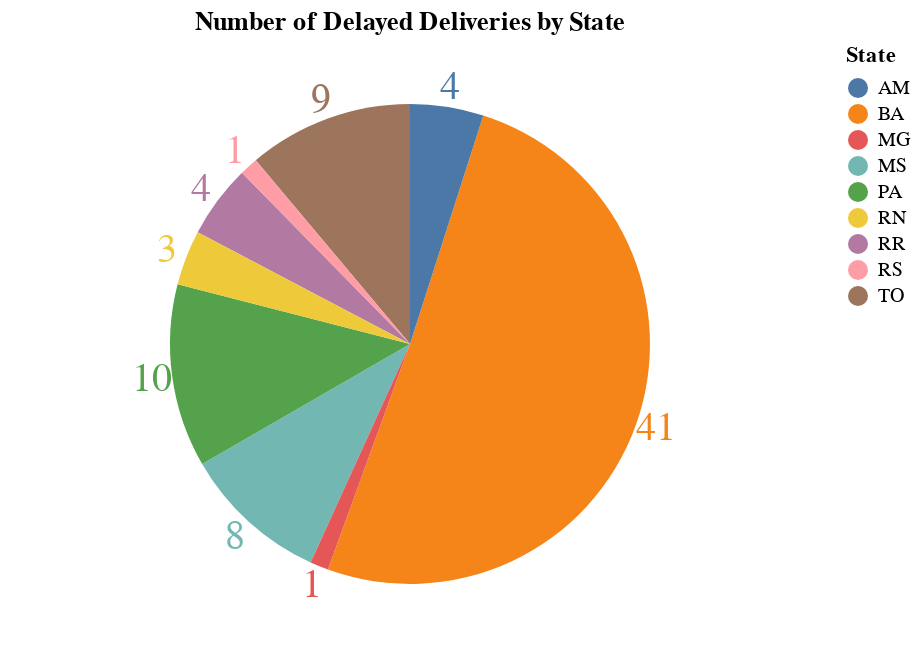

Notebook cell for this chart:
### Code cell
# Creates a chart to analyze the number of delayed deliveries by State

base_model = alt.Chart(df_delayed_deliveries, title="Number of Delayed Deliveries by State").encode(
    theta=alt.Theta("count():Q", stack=True), color=alt.Color("State Destination:N", title ='State'), tooltip='State Destination'
)

pie_chart = base_model.mark_arc(outerRadius=120)

# Configure chart to display total number of delayed deliveries
text = base_model.mark_text(radius=130, size=20).encode(text=("count()"))

# Combine Pie Chart with Text
pie_chart + text

### Figure 1 — Vega-Lite specification as saved in the notebook (floating-point values rounded to 4 significant figures)
{"config": {"view": {"continuousWidth": 400, "continuousHeight": 300}}, "layer": [{"mark": {"type": "arc", "outerRadius": 120}, "encoding": {"color": {"field": "State Destination", "title": "State", "type": "nominal"}, "theta": {"aggregate": "count", "stack": true, "type": "quantitative"}, "tooltip": {"field": "State Destination", "type": "nominal"}}, "title": "Number of Delayed Deliveries by State"}, {"mark": {"type": "text", "radius": 130, "size": 20}, "encoding": {"color": {"field": "State Destination", "title": "State", "type": "nominal"}, "text": {"aggregate": "count", "type": "quantitative"}, "theta": {"aggregate": "count", "stack": true, "type": "quantitative"}, "tooltip": {"field": "State Destination", "type": "nominal"}}, "title": "Number of Delayed Deliveries by State"}], "data": {"name": "data-c6e81f505314ab18e40dc2b837218946"}, "$schema": "https://vega.github.io/schema/vega-lite/v4.17.0.json", "datasets": {"data-c6e81f505314ab18e40dc2b837218946": [{"Branch Responsible": "BHI", "Delivery Number": "52644", "Sender": "Fibria Celulose S/A", "Payer": "Fibria Celulose S/A", "Receiver": "Mogai Tecnologia", "State Destination": "MS", "Delivery Forecast": "2020-10-28T00:00:00", "Days of Delay": 21}, {"Branch Responsible": "BHI", "Delivery Number": "18144", "Sender": "Gerdau S.A.", "Payer": "Gerdau S.A.", "Receiver": "Fixer Propaganda", "State Destination": "MS", "Delivery Forecast": "2020-11-16T00:00:00", "Days of Delay": 2}, {"Branch Responsible": "BHI", "Delivery Number": "188188", "Sender": "Netshoes", "Payer": "Netshoes", "Receiver": "Linux Treinamentos", "State Destination": "MS", "Delivery Forecast": "2020-10-27T00:00:00", "Days of Delay": 22}, {"Branch Responsible": "BHI", "Delivery Number": "276574", "Sender": "Gafisa", "Payer": "Gafisa", "Receiver": "Gráfica Tropical", "State Destination": "MS", "Delivery Forecast": "2020-08-11T00:00:00", "Days of Delay": 10}, {"Branch Responsible": "BHI", "Delivery Number": "497069", "Sender": "Klabin", "Payer": "Klabin", "Receiver": "Delta Informática", "State Destination": "MS", "Delivery Forecast": "2020-11-17T00:00:00", "Days of Delay": 1}, {"Branch Responsible": "SRP", "Delivery Number": "185757", "Sender": "Synergy Group", "Payer": "Synergy Group", "Receiver": "SBN Portifolios", "State Destination": "RR", "Delivery Forecast": "2020-11-11T00:00:00", "Days of Delay": 7}, {"Branch Responsible": "SRP", "Delivery Number": "8628", "Sender": "Marilan Alimentos S/A", "Payer": "Marilan Alimentos S/A", "Receiver": "Geofast", "State Destination": "RR", "Delivery Forecast": "2020-11-16T00:00:00", "Days of Delay": 2}, {"Branch Responsible": "MTS", "Delivery Number": "130", "Sender": "Hotel Urbano", "Payer": "Hotel Urbano", "Receiver": "Construtora MBR", "State Destination": "BA", "Delivery Forecast": "2020-11-16T00:00:00", "Days of Delay": 2}, {"Branch Responsible": "MTS", "Delivery Number": "93130", "Sender": "Kalunga Papelaria", "Payer": "Kalunga Papelaria", "Receiver": "Argon Otimização de Sites", "State Destination": "BA", "Delivery Forecast": "2020-11-16T00:00:00", "Days of Delay": 2}, {"Branch Responsible": "MTS", "Delivery Number": "3374", "Sender": "Cemar", "Payer": "Dinamo Engenharia", "Receiver": "Dinamo Engenharia", "State Destination": "BA", "Delivery Forecast": "2020-10-20T00:00:00", "Days of Delay": 29}, {"Branch Responsible": "MTS", "Delivery Number": "272033", "Sender": "Todeschini", "Payer": "Todeschini", "Receiver": "Naturale Projetos", "State Destination": "BA", "Delivery Forecast": "2020-08-11T00:00:00", "Days of Delay": 10}, {"Branch Responsible": "MTS", "Delivery Number": "152601", "Sender": "Prodepa", "Payer": "Prodepa", "Receiver": "Casa da Borracha Fedrizi", "State Destination": "TO", "Delivery Forecast": "2020-11-17T00:00:00", "Days of Delay": 1}, {"Branch Responsible": "MTS", "Delivery Number": "138527", "Sender": "Grupo Santine", "Payer": "Grupo Santine", "Receiver": "Souza Telecomunicações", "State Destination": "TO", "Delivery Forecast": "2020-10-13T00:00:00", "Days of Delay": 36}, {"Branch Responsible": "MTS", "Delivery Number": "272562", "Sender": "Magna Sistemas", "Payer": "Magna Sistemas", "Receiver": "Tolentino Investimentos", "State Destination": "TO", "Delivery Forecast": "2020-11-17T00:00:00", "Days of Delay": 1}, {"Branch Responsible": "MTS", "Delivery Number": "166045", "Sender": "Mercotudos S/A", "Payer": "Mercotudos S/A", "Receiver": "Becker Imóveis", "State Destination": "TO", "Delivery Forecast": "2020-11-17T00:00:00", "Days of Delay": 1}, {"Branch Responsible": "MTS", "Delivery Number": "753", "Sender": "Editora Vetor", "Payer": "Editora Vetor", "Receiver": "Belvedere Investimentos", "State Destination": "TO", "Delivery Forecast": "2020-11-17T00:00:00", "Days of Delay": 1}, {"Branch Responsible": "MTS", "Delivery Number": "417914", "Sender": "Battistella Veiculos", "Payer": "Battistella Veiculos", "Receiver": "Vital Alimentos", "State Destination": "BA", "Delivery Forecast": "2020-06-09T00:00:00", "Days of Delay": 42}, {"Branch Responsible": "MTS", "Delivery Number": "216514", "Sender": "RFM Construtora", "Payer": "RFM Construtora", "Receiver": "Celmi Tecnologia em Pesagem", "State Destination": "BA", "Delivery Forecast": "2020-11-17T00:00:00", "Days of Delay": 1}, {"Branch Responsible": "MTS", "Delivery Number": "67777", "Sender": "Dakota S/A", "Payer": "Dakota S/A", "Receiver": "Porto Central Engenharia", "State Destination": "BA", "Delivery Forecast": "2020-11-17T00:00:00", "Days of Delay": 1}, {"Branch Responsible": "MTS", "Delivery Number": "32236", "Sender": "Fujioka Eletro Imagem", "Payer": "Fujioka Eletro Imagem", "Receiver": "Kasmanas Assessoria", "State Destination": "BA", "Delivery Forecast": "2020-11-17T00:00:00", "Days of Delay": 1}, {"Branch Responsible": "MTS", "Delivery Number": "300960", "Sender": "Primax Transportes", "Payer": "Primax Transportes", "Receiver": "Fulllab Corretora de Seguros", "State Destination": "BA", "Delivery Forecast": "2020-11-17T00:00:00", "Days of Delay": 1}, {"Branch Responsible": "MTS", "Delivery Number": "189643", "Sender": "SJB Bioenergia", "Payer": "SJB Bioenergia", "Receiver": "Contabilidade Onyx", "State Destination": "BA", "Delivery Forecast": "2020-11-14T00:00:00", "Days of Delay": 4}, {"Branch Responsible": "MTS", "Delivery Number": "129112", "Sender": "Baumgarten Gráfica", "Payer": "Baumgarten Gráfica", "Receiver": "Milênio Imóveis", "State Destination": "BA", "Delivery Forecast": "2020-11-16T00:00:00", "Days of Delay": 2}, {"Branch Responsible": "MTS", "Delivery Number": "4331", "Sender": "Softwares Nordica", "Payer": "Softwares Nordica", "Receiver": "Fanti Cabos LTDA", "State Destination": "BA", "Delivery Forecast": "2020-11-16T00:00:00", "Days of Delay": 2}, {"Branch Responsible": "MTS", "Delivery Number": "2414", "Sender": "Bonasoldi", "Payer": "Bonasoldi", "Receiver": "Siritec Sistemas Elétricos", "State Destination": "BA", "Delivery Forecast": "2020-11-16T00:00:00", "Days of Delay": 2}, {"Branch Responsible": "MTS", "Delivery Number": "13608", "Sender": "Next Comunicações", "Payer": "Next Comunicações", "Receiver": "Protege Seguros", "State Destination": "BA", "Delivery Forecast": "2020-11-16T00:00:00", "Days of Delay": 2}, {"Branch Responsible": "MTS", "Delivery Number": "1368", "Sender": "Instituto Genesis", "Payer": "Instituto Genesis", "Receiver": "Financeamentos Alfa", "State Destination": "BA", "Delivery Forecast": "2020-11-17T00:00:00", "Days of Delay": 1}, {"Branch Responsible": "MTS", "Delivery Number": "12140", "Sender": "Movee", "Payer": "Movee", "Receiver": "Scarponi LTDA", "State Destination": "BA", "Delivery Forecast": "2020-11-17T00:00:00", "Days of Delay": 1}, {"Branch Responsible": "MTS", "Delivery Number": "96558", "Sender": "Construtora Calper", "Payer": "Construtora Calper", "Receiver": "Oceano Serviços LTDA", "State Destination": "BA", "Delivery Forecast": "2020-11-17T00:00:00", "Days of Delay": 1}, {"Branch Responsible": "MTS", "Delivery Number": "66", "Sender": "Digideias Agência de Marketing", "Payer": "Digideias Agência de Marketing", "Receiver": "Mundo das Tintas", "State Destination": "BA", "Delivery Forecast": "2020-11-17T00:00:00", "Days of Delay": 1}, {"Branch Responsible": "MTS", "Delivery Number": "100388", "Sender": "laselva Soluções", "Payer": "laselva Soluções", "Receiver": "Expan Imóveis", "State Destination": "BA", "Delivery Forecast": "2020-11-17T00:00:00", "Days of Delay": 1}, {"Branch Responsible": "MTS", "Delivery Number": "301009", "Sender": "Instituto Realize", "Payer": "Coruja Informatica", "Receiver": "Coruja Informatica", "State Destination": "BA", "Delivery Forecast": "2020-11-17T00:00:00", "Days of Delay": 1}, {"Branch Responsible": "MTS", "Delivery Number": "28561", "Sender": "Arius Sistemas", "Payer": "Arius Sistemas", "Receiver": "Parigot Advogados", "State Destination": "BA", "Delivery Forecast": "2020-11-17T00:00:00", "Days of Delay": 1}, {"Branch Responsible": "MTS", "Delivery Number": "272917", "Sender": "Evolua Software", "Payer": "BFG Materiais", "Receiver": "BFG Materiais", "State Destination": "BA", "Delivery Forecast": "2020-11-17T00:00:00", "Days of Delay": 1}, {"Branch Responsible": "MTS", "Delivery Number": "579", "Sender": "Doceria Norma", "Payer": "Doceria Norma", "Receiver": "Prime Express", "State Destination": "BA", "Delivery Forecast": "2020-11-17T00:00:00", "Days of Delay": 1}, {"Branch Responsible": "FLP", "Delivery Number": "336830", "Sender": "Toptall Sistemas", "Payer": "Toptall Sistemas", "Receiver": "Conceito 21 Consultoria", "State Destination": "RS", "Delivery Forecast": "2020-09-29T00:00:00", "Days of Delay": 50}, {"Branch Responsible": "SED", "Delivery Number": "152155", "Sender": "Imperio Investimentos", "Payer": "Imperio Investimentos", "Receiver": "Rewald Engenharia", "State Destination": "BA", "Delivery Forecast": "2020-11-16T00:00:00", "Days of Delay": 2}, {"Branch Responsible": "SED", "Delivery Number": "23520", "Sender": "Caletti Advogados", "Payer": "Caletti Advogados", "Receiver": "Arpia Comunicação", "State Destination": "BA", "Delivery Forecast": "2020-08-11T00:00:00", "Days of Delay": 10}, {"Branch Responsible": "SED", "Delivery Number": "88841", "Sender": "Techsolo Agricultura", "Payer": "Techsolo Agricultura", "Receiver": "Fortbras", "State Destination": "BA", "Delivery Forecast": "2020-09-20T00:00:00", "Days of Delay": 32}, {"Branch Responsible": "SED", "Delivery Number": "214090", "Sender": "Elo Brindes", "Payer": "Blue Idiomas", "Receiver": "Blue Idiomas", "State Destination": "BA", "Delivery Forecast": "2020-08-31T00:00:00", "Days of Delay": 25}, {"Branch Responsible": "SED", "Delivery Number": "308767", "Sender": "Grupo Nova Era", "Payer": "Grupo Nova Era", "Receiver": "Magno Designs", "State Destination": "BA", "Delivery Forecast": "2020-11-14T00:00:00", "Days of Delay": 4}, {"Branch Responsible": "SED", "Delivery Number": "276104", "Sender": "Atuale Imobiliária", "Payer": "Atuale Imobiliária", "Receiver": "Bid Leilões", "State Destination": "BA", "Delivery Forecast": "2020-03-11T00:00:00", "Days of Delay": 15}, {"Branch Responsible": "SED", "Delivery Number": "281676", "Sender": "Imobiliária Don", "Payer": "Imobiliária Don", "Receiver": "Imobiliária Don", "State Destination": "BA", "Delivery Forecast": "2020-03-11T00:00:00", "Days of Delay": 15}, {"Branch Responsible": "SED", "Delivery Number": "567276", "Sender": "Bid Leilões", "Payer": "Bid Leilões", "Receiver": "Atuale Imobiliária", "State Destination": "BA", "Delivery Forecast": "2020-11-16T00:00:00", "Days of Delay": 2}, {"Branch Responsible": "SED", "Delivery Number": "97815", "Sender": "Magno Designs", "Payer": "Magno Designs", "Receiver": "Grupo Nova Era", "State Destination": "BA", "Delivery Forecast": "2020-09-11T00:00:00", "Days of Delay": 9}, {"Branch Responsible": "COT", "Delivery Number": "133372", "Sender": "Blue Idiomas", "Payer": "Blue Idiomas", "Receiver": "Elo Brindes", "State Destination": "BA", "Delivery Forecast": "2020-11-17T00:00:00", "Days of Delay": 1}, {"Branch Responsible": "COT", "Delivery Number": "308279", "Sender": "Fortbras", "Payer": "Fortbras", "Receiver": "Techsolo Agricultura", "State Destination": "BA", "Delivery Forecast": "2020-07-11T00:00:00", "Days of Delay": 11}, {"Branch Responsible": "RCR", "Delivery Number": "110469", "Sender": "Arpia Comunicação", "Payer": "Arpia Comunicação", "Receiver": "Caletti Advogados", "State Destination": "BA", "Delivery Forecast": "2020-11-14T00:00:00", "Days of Delay": 4}, {"Branch Responsible": "RCR", "Delivery Number": "20497", "Sender": "Rewald Engenharia", "Payer": "Rewald Engenharia", "Receiver": "Imperio Investimentos", "State Destination": "BA", "Delivery Forecast": "2020-01-11T00:00:00", "Days of Delay": 17}, {"Branch Responsible": "RCR", "Delivery Number": "5608", "Sender": "Conceito 21 Consultoria", "Payer": "Conceito 21 Consultoria", "Receiver": "Toptall Sistemas", "State Destination": "BA", "Delivery Forecast": "2020-01-11T00:00:00", "Days of Delay": 17}, {"Branch Responsible": "ESG", "Delivery Number": "185174", "Sender": "Prime Express", "Payer": "Prime Express", "Receiver": "Doceria Norma", "State Destination": "TO", "Delivery Forecast": "2020-11-14T00:00:00", "Days of Delay": 4}, {"Branch Responsible": "ESG", "Delivery Number": "260143", "Sender": "BFG Materiais", "Payer": "BFG Materiais", "Receiver": "Evolua Software", "State Destination": "TO", "Delivery Forecast": "2020-11-14T00:00:00", "Days of Delay": 4}, {"Branch Responsible": "ESG", "Delivery Number": "261600", "Sender": "Parigot Advogados", "Payer": "Parigot Advogados", "Receiver": "Arius Sistemas", "State Destination": "TO", "Delivery Forecast": "2020-11-14T00:00:00", "Days of Delay": 4}, {"Branch Responsible": "ESG", "Delivery Number": "275456", "Sender": "Coruja Informatica", "Payer": "Coruja Informatica", "Receiver": "Instituto Realize", "State Destination": "TO", "Delivery Forecast": "2020-10-11T00:00:00", "Days of Delay": 8}, {"Branch Responsible": "WCV", "Delivery Number": "261119", "Sender": "Expan Imóveis", "Payer": "Expan Imóveis", "Receiver": "laselva Soluções", "State Destination": "PA", "Delivery Forecast": "2020-11-14T00:00:00", "Days of Delay": 4}, {"Branch Responsible": "SEP", "Delivery Number": "261700", "Sender": "Mundo das Tintas", "Payer": "Mundo das Tintas", "Receiver": "Digideias Agência de Marketing", "State Destination": "PA", "Delivery Forecast": "2020-11-11T00:00:00", "Days of Delay": 7}, {"Branch Responsible": "SEP", "Delivery Number": "427225", "Sender": "Oceano Serviços LTDA", "Payer": "Oceano Serviços LTDA", "Receiver": "Construtora Calper", "State Destination": "RN", "Delivery Forecast": "2020-10-27T00:00:00", "Days of Delay": 22}, {"Branch Responsible": "SEP", "Delivery Number": "37394", "Sender": "Scarponi LTDA", "Payer": "Scarponi LTDA", "Receiver": "Movee", "State Destination": "PA", "Delivery Forecast": "2020-06-10T00:00:00", "Days of Delay": 43}, {"Branch Responsible": "SEP", "Delivery Number": "92142", "Sender": "Financeamentos Alfa", "Payer": "Financeamentos Alfa", "Receiver": "Instituto Genesis", "State Destination": "PA", "Delivery Forecast": "2020-07-11T00:00:00", "Days of Delay": 11}, {"Branch Responsible": "SEP", "Delivery Number": "92530", "Sender": "Protege Seguros", "Payer": "Protege Seguros", "Receiver": "Next Comunicações", "State Destination": "PA", "Delivery Forecast": "2020-11-11T00:00:00", "Days of Delay": 7}, {"Branch Responsible": "SEP", "Delivery Number": "181022", "Sender": "Siritec Sistemas Elétricos", "Payer": "Siritec Sistemas Elétricos", "Receiver": "Bonasoldi", "State Destination": "PA", "Delivery Forecast": "2020-11-16T00:00:00", "Days of Delay": 2}, {"Branch Responsible": "SEP", "Delivery Number": "21988", "Sender": "Fanti Cabos LTDA", "Payer": "Fanti Cabos LTDA", "Receiver": "Softwares Nordica", "State Destination": "PA", "Delivery Forecast": "2020-11-17T00:00:00", "Days of Delay": 1}, {"Branch Responsible": "SEP", "Delivery Number": "98554", "Sender": "Milênio Imóveis", "Payer": "Milênio Imóveis", "Receiver": "Baumgarten Gráfica", "State Destination": "RR", "Delivery Forecast": "2020-11-17T00:00:00", "Days of Delay": 1}, {"Branch Responsible": "SEP", "Delivery Number": "36766", "Sender": "Contabilidade Onyx", "Payer": "Contabilidade Onyx", "Receiver": "SJB Bioenergia", "State Destination": "RN", "Delivery Forecast": "2020-11-17T00:00:00", "Days of Delay": 1}, {"Branch Responsible": "SEP", "Delivery Number": "152266", "Sender": "Fulllab Corretora de Seguros", "Payer": "Fulllab Corretora de Seguros", "Receiver": "Primax Transportes", "State Destination": "PA", "Delivery Forecast": "2020-11-16T00:00:00", "Days of Delay": 2}, {"Branch Responsible": "SEP", "Delivery Number": "100209", "Sender": "Kasmanas Assessoria", "Payer": "Kasmanas Assessoria", "Receiver": "Fujioka Eletro Imagem", "State Destination": "RR", "Delivery Forecast": "2020-11-17T00:00:00", "Days of Delay": 1}, {"Branch Responsible": "LCO", "Delivery Number": "282208", "Sender": "Porto Central Engenharia", "Payer": "Porto Central Engenharia", "Receiver": "Dakota S/A", "State Destination": "PA", "Delivery Forecast": "2020-11-11T00:00:00", "Days of Delay": 7}, {"Branch Responsible": "DTV", "Delivery Number": "110491", "Sender": "Celmi Tecnologia em Pesagem", "Payer": "Celmi Tecnologia em Pesagem", "Receiver": "RFM Construtora", "State Destination": "RN", "Delivery Forecast": "2020-11-17T00:00:00", "Days of Delay": 1}, {"Branch Responsible": "DTV", "Delivery Number": "38368", "Sender": "Vital Alimentos", "Payer": "Vital Alimentos", "Receiver": "Battistella Veiculos", "State Destination": "PA", "Delivery Forecast": "2020-08-11T00:00:00", "Days of Delay": 10}, {"Branch Responsible": "MFR", "Delivery Number": "2378", "Sender": "Belvedere Investimentos", "Payer": "Belvedere Investimentos", "Receiver": "Editora Vetor", "State Destination": "MG", "Delivery Forecast": "2020-11-11T00:00:00", "Days of Delay": 7}, {"Branch Responsible": "ALG", "Delivery Number": "44382", "Sender": "Becker Imóveis", "Payer": "Becker Imóveis", "Receiver": "Mercotudos S/A", "State Destination": "MS", "Delivery Forecast": "2020-10-19T00:00:00", "Days of Delay": 30}, {"Branch Responsible": "ALG", "Delivery Number": "214", "Sender": "Tolentino Investimentos", "Payer": "Tolentino Investimentos", "Receiver": "Magna Sistemas", "State Destination": "MS", "Delivery Forecast": "2020-07-11T00:00:00", "Days of Delay": 11}, {"Branch Responsible": "ALG", "Delivery Number": "32", "Sender": "Souza Telecomunicações", "Payer": "Souza Telecomunicações", "Receiver": "Grupo Santine", "State Destination": "MS", "Delivery Forecast": "2020-10-11T00:00:00", "Days of Delay": 8}, {"Branch Responsible": "PNR", "Delivery Number": "1430573", "Sender": "Casa da Borracha Fedrizi", "Payer": "Casa da Borracha Fedrizi", "Receiver": "Prodepa", "State Destination": "AM", "Delivery Forecast": "2020-10-31T00:00:00", "Days of Delay": 18}, {"Branch Responsible": "PNR", "Delivery Number": "53222", "Sender": "Naturale Projetos", "Payer": "Naturale Projetos", "Receiver": "Todeschini", "State Destination": "AM", "Delivery Forecast": "2020-01-11T00:00:00", "Days of Delay": 17}, {"Branch Responsible": "PNR", "Delivery Number": "1431614", "Sender": "Dinamo Engenharia", "Payer": "Dinamo Engenharia", "Receiver": "Cemar", "State Destination": "AM", "Delivery Forecast": "2020-04-11T00:00:00", "Days of Delay": 14}, {"Branch Responsible": "PNR", "Delivery Number": "1433932", "Sender": "Argon Otimização de Sites", "Payer": "Kalunga Papelaria", "Receiver": "Kalunga Papelaria", "State Destination": "AM", "Delivery Forecast": "2020-11-11T00:00:00", "Days of Delay": 7}, {"Branch Responsible": "RLP", "Delivery Number": "52618", "Sender": "Construtora MBR", "Payer": "Construtora MBR", "Receiver": "Hotel Urbano", "State Destination": "BA", "Delivery Forecast": "2020-11-14T00:00:00", "Days of Delay": 4}, {"Branch Responsible": "RLP", "Delivery Number": "474206", "Sender": "Geofast", "Payer": "Geofast", "Receiver": "Marilan Alimentos S/A", "State Destination": "BA", "Delivery Forecast": "2020-11-17T00:00:00", "Days of Delay": 1}, {"Branch Responsible": "RLP", "Delivery Number": "10800", "Sender": "SBN Portifolios", "Payer": "SBN Portifolios", "Receiver": "Synergy Group", "State Destination": "BA", "Delivery Forecast": "2020-11-14T00:00:00", "Days of Delay": 4}, {"Branch Responsible": "RLP", "Delivery Number": "10780", "Sender": "Delta Informática", "Payer": "Klabin", "Receiver": "Klabin", "State Destination": "BA", "Delivery Forecast": "2020-11-17T00:00:00", "Days of Delay": 1}]}}
